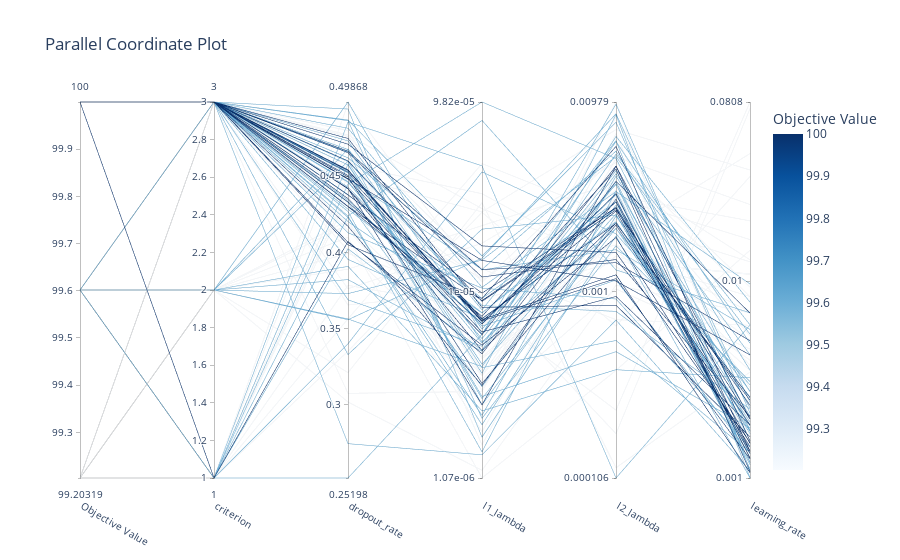

The notebook cell saved with this chart:
### Code cell
optuna.visualization.plot_parallel_coordinate(loaded_study)
